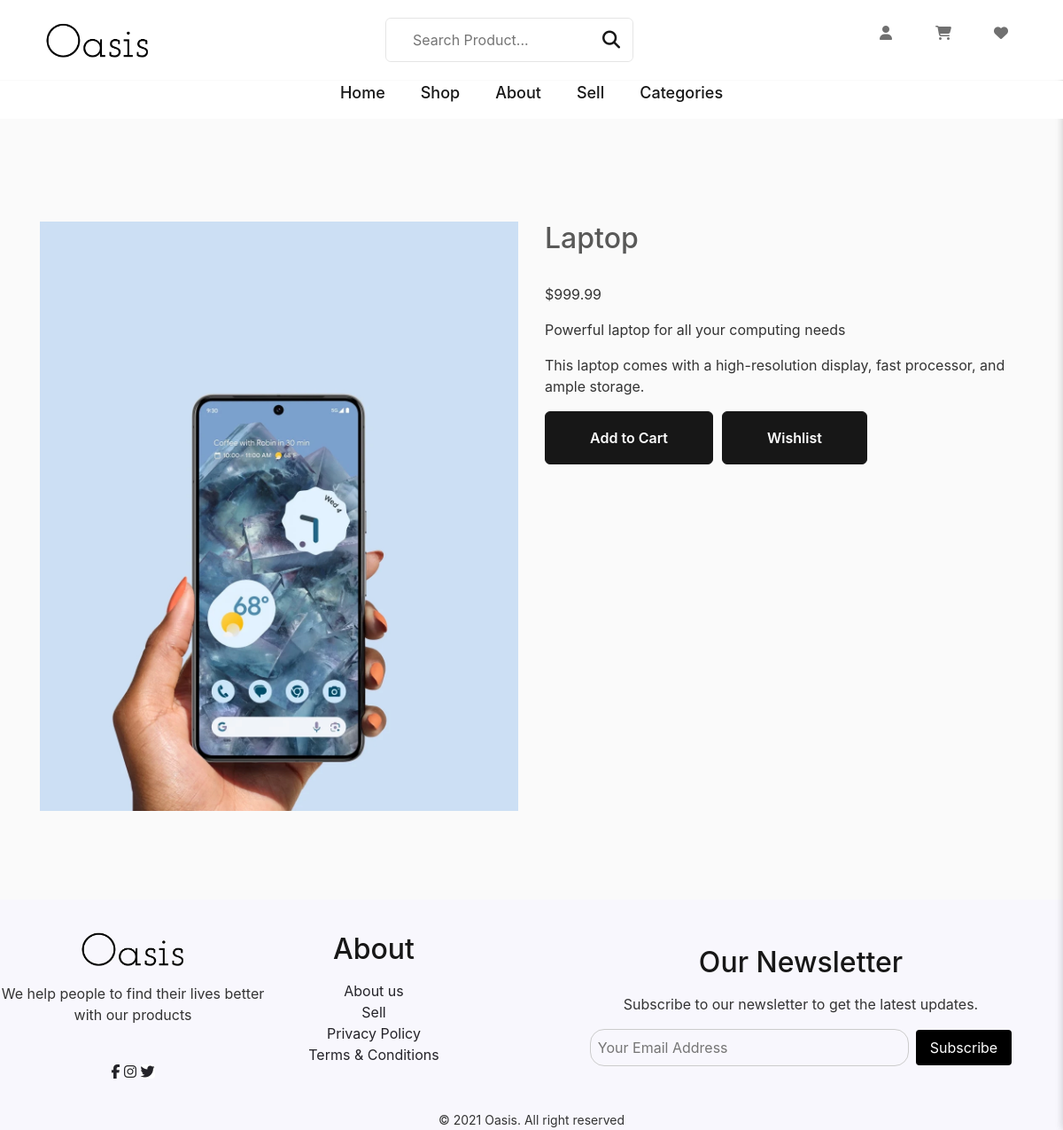
The page /product_details/1 on the database its author committed.
### app/models.py (models this page shows, shortened)
class Product(db.Model):
    id = db.Column(db.Integer, primary_key=True)
    user_id = db.Column(db.Integer, db.ForeignKey('my_user.id'))
    category_id = db.Column(db.Integer, db.ForeignKey('category.id'))
    quantity = db.Column(db.Integer)
    name = db.Column(db.String(128))
    price = db.Column(db.Float)
    short_description = db.Column(db.Text)
    full_description = db.Column(db.Text)
    image_url = db.Column(db.String(256))
    seller = db.relationship('MyUser', backref='products', lazy='select')

### app/routes.py (the view)
@app.route("/product_details/<int:id>", methods=['GET'])
def productsDetails(id):
    sql_query = text("SELECT * FROM product WHERE id = :id")
    product_detail = db.session.execute(sql_query, {'id': id}).fetchone()
    return render_template('product_details.html', title='Products Details', product_detail=product_detail)

### app/routes.py (called while the page is built)
@app.context_processor
def inject_categories():
    categories = Category.query.all()
    return dict(categories=categories)

### app/templates/product_details.html
{% extends "layout.html" %}
{% block content %}
<div class="product-details">
  <div class="container">
    <div class="row">
      <div class="col-md-6">
        <img src="{{ product_detail.image_url }}" alt="{{ product_detail.name }}" class="img-fluid">
      </div>
      <div class="col-md-6">
        <h2>{{ product_detail.name }}</h2>
        <br>
        <p class="price">${{ product_detail.price }}</p>
        <p>{{ product_detail.short_description }}</p>
        <p>{{ product_detail.full_description }}</p>
        <div style="display: flex; gap: 10px;">
          <button class="btn btn-primary add-to-cart-btn" data-product-id="{{ product_detail.id }}">Add to Cart</button>
          <button class="btn btn-primary add-to-wishlist" id="heart-button" data-product-id="{{ product_detail.id }}">Wishlist</button>
        </div>
      </div>
    </div>
  </div>
</div>
{% endblock %}

### app/static/css/main.css (style rules this page uses)
*, *::before, *::after { margin: 0; padding: 0; box-sizing: border-box; }
input, button { background: none; border: none; font: inherit; }
button { text-align: left; cursor: pointer; }
html { font-family: "Jost", sans-serif; color: hsl(0, 0%, 44%); scroll-behavior: smooth; }
body { padding-block: 70px; background: #fafafa; color: #333333; margin: 0; padding: 0; min-height: 100vh; }
a, button { transition: 0.25 ease; }
h1, h2, h3, h4, h5, h6 { color: hsl(0, 0%, 9%); }
.btn { background: var(--background, hsl(0, 0%, 9%)); color: var(--color, hsl(0, 0%, 100%)); font-weight: 600; height: var(--height, 60px); padding-inline: 50px; border: 1px solid var(--border-color, hsl(0, 0%, 9%)); border-radius: 6px; display: flex; justify-content: center; align-items: center; }
.container { padding-inline: 15px; }
.text-overlay h1, h2, a { color: #595958; }
.product-details { display: flex; flex-direction: column; gap: 1rem; margin-top: 100px; margin-bottom: 100px; }

### rows shown on the page
Product: image_url (picture), name "Laptop", price "999.99", short_description "Powerful laptop for all your computing needs", full_description "This laptop comes with a high-resolution display, fast processor, and ample storage."
